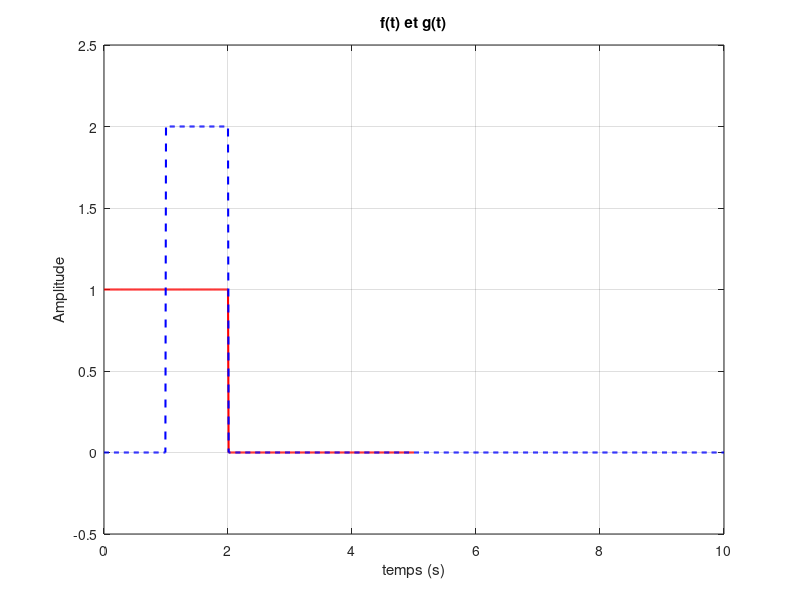
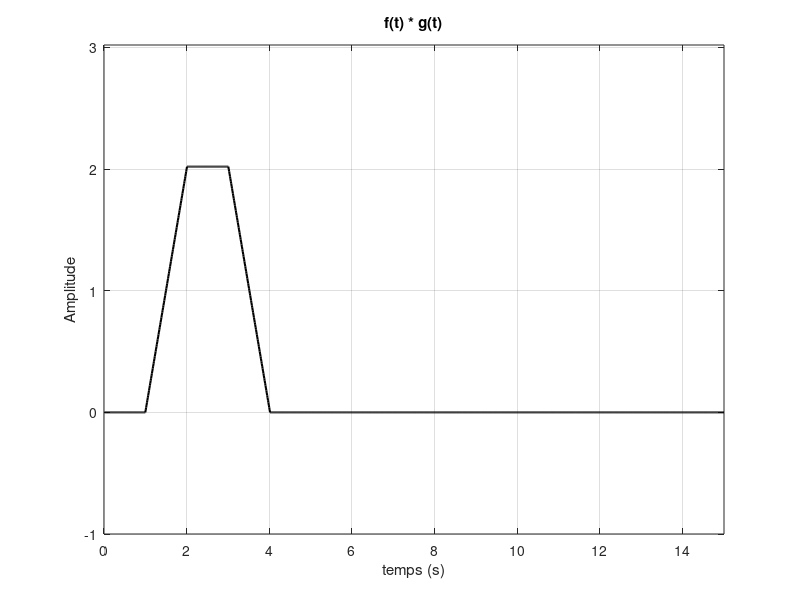

Source code (MATLAB) for these figures, in order:
% Jesper NYTUN, Peder TRONES
% 2 IMACS Groupe C
% 09/12/2024
% TP2: Calcul de produit convolution

%fonctions utiles
integ = @(s_de_t, Te) sum(s_de_t)*Te; % integration
rect = @(x, y, t) (t >= x).*(t <= y); % function rectangle/porte

% definition des signaux
E1 = 1;
E2 = 2;
dt = 0.01;
t1 = 0:dt:5
t2 = 0:dt:10
N1 = length(t1);
N2 = length(t2);

% definition des signaux
s = @(E, t1, t2, t) E*rect(t1, t2, t);
s1 = s(E1, 0, 2, t1);
s3 = s(E2, 1, 2, t2);

%signaux qui on va convaluter
f_t = s1;
g_t = s3;

%calcul de convulution et definition de une temps correspondent
h_t = dt*conv(s1,s3);
t3 = (1:length(h_t))* dt;

% Plot f(t)et g(t)
figure(1);
plot(t1, f_t, '-r', 'LineWidth', 1.5);
hold on;
plot(t2, g_t, '--b', 'LineWidth', 1.5);
hold off;

title('f(t) et g(t)');
xlabel('temps (s)');
ylabel('Amplitude');
grid on;

axis([0 max(max(t1), max(t2)) -0.5 2.5]);

% Plot f(t)*g(t)
figure(2);
plot(t3, h_t, 'k', 'LineWidth', 1.5);
title('f(t) * g(t)');
xlabel('temps (s)');
ylabel('Amplitude');
grid on;
axis([0 max(t3) min(h_t)-1 max(h_t)+1]);


%REPONSE AU QUESTIONS
%1)
%a) le convolution est defini sur N1 + N2 -1 points, ou N1 et N2 sont les points
% des fonctions f et g

%b) oui il est temporel bornè, et sa intervalle est a le somme de t_min de la
% deux fonction à le somme de t_max de la deux fonctions
% points et temps non null est aussi facile
% pour le temps c'est le temps non null de les deux fonctions
% pour les points c'est le sommme des points non nulls, N1 + N2 -1


